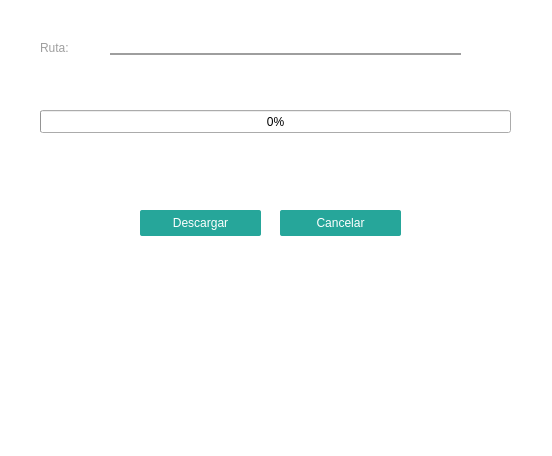
<?xml version="1.0" encoding="UTF-8"?>
<ui version="4.0">
 <class>Dialog</class>
 <widget class="QDialog" name="Dialog">
  <property name="geometry">
   <rect>
    <x>0</x>
    <y>0</y>
    <width>552</width>
    <height>456</height>
   </rect>
  </property>
  <property name="windowTitle">
   <string>Dialog</string>
  </property>
  <property name="styleSheet">
   <string notr="true">QDialog{

background-color: #FFFFFF;
margin: 0;
font-family: sans-serif;
color: inherit;
font: inherit;
margin: 0;

}

QPushButton{

border: none;
border-radius: 2px;
outline: 0;
padding: 0 2rem;
text-transform: uppercase;
vertical-align: middle;
text-decoration: none;
color: #fff;
background-color: #26a69a;
text-align: center;

}

QPushButton:hover{

background-color: #2bbbad;
margin: 0;
margin-left: 3rem;

}

QLabel{

color: #9e9e9e;
position: absolute;
top: 0.8rem;
left: 0.75rem;

}

QLabel:hover{

color: #26a69a;

}

QLineEdit{

font-family: &quot;Roboto&quot;;
color: #000;
outline: none;
background: #fff;
border: none;
border-bottom: 2px solid #9e9e9e;

}

QLineEdit:hover{

outline: none;
border-bottom: 2px solid #26a69a; 

}

QSpinBox{

font-family: &quot;Roboto&quot;;
color: #000;
background: #fff;
border: none;
border-bottom: 2px solid #9e9e9e;

}

QSpinBox:hover{

outline: none;
border-bottom: 2px solid #26a69a; 

}

QRadioButton:hover{

background: #26a69a;
color: #f2f2f2;
padding: 5px 15px;

}

QComboBox{

font-family: &quot;Roboto&quot;;
color: #000;
width: 20px;
height: 20px;
outline: none;
padding: 15px;
background: #fff;
border: none;
border-bottom: 2px solid #9e9e9e;

}

QComboBox:hover{

padding: 5px 15px;
outline: none;
border-bottom: 2px solid #26a69a; 

}
</string>
  </property>
  <widget class="QLabel" name="labelHorizontal">
   <property name="geometry">
    <rect>
     <x>160</x>
     <y>150</y>
     <width>151</width>
     <height>16</height>
    </rect>
   </property>
   <property name="text">
    <string/>
   </property>
  </widget>
  <widget class="QLabel" name="labelVertical">
   <property name="geometry">
    <rect>
     <x>350</x>
     <y>300</y>
     <width>61</width>
     <height>15</height>
    </rect>
   </property>
   <property name="text">
    <string/>
   </property>
  </widget>
  <widget class="QLabel" name="label">
   <property name="geometry">
    <rect>
     <x>40</x>
     <y>40</y>
     <width>61</width>
     <height>15</height>
    </rect>
   </property>
   <property name="text">
    <string>Ruta:</string>
   </property>
  </widget>
  <widget class="QLineEdit" name="ruta">
   <property name="geometry">
    <rect>
     <x>110</x>
     <y>30</y>
     <width>351</width>
     <height>25</height>
    </rect>
   </property>
  </widget>
  <widget class="QProgressBar" name="progressBar">
   <property name="geometry">
    <rect>
     <x>40</x>
     <y>110</y>
     <width>471</width>
     <height>23</height>
    </rect>
   </property>
   <property name="value">
    <number>0</number>
   </property>
  </widget>
  <widget class="QPushButton" name="btn_download">
   <property name="geometry">
    <rect>
     <x>140</x>
     <y>210</y>
     <width>121</width>
     <height>26</height>
    </rect>
   </property>
   <property name="text">
    <string>Descargar</string>
   </property>
  </widget>
  <widget class="QPushButton" name="btn_cancel">
   <property name="geometry">
    <rect>
     <x>280</x>
     <y>210</y>
     <width>121</width>
     <height>26</height>
    </rect>
   </property>
   <property name="text">
    <string>Cancelar</string>
   </property>
  </widget>
  <widget class="QLabel" name="labelState">
   <property name="geometry">
    <rect>
     <x>40</x>
     <y>160</y>
     <width>201</width>
     <height>21</height>
    </rect>
   </property>
   <property name="text">
    <string/>
   </property>
  </widget>
 </widget>
 <resources/>
 <connections/>
</ui>
